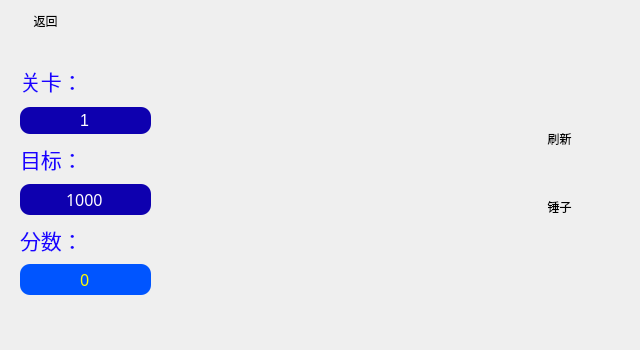
<?xml version="1.0" encoding="UTF-8"?>
<ui version="4.0">
 <class>popstar</class>
 <widget class="QWidget" name="popstar">
  <property name="geometry">
   <rect>
    <x>0</x>
    <y>0</y>
    <width>640</width>
    <height>350</height>
   </rect>
  </property>
  <property name="sizePolicy">
   <sizepolicy hsizetype="Maximum" vsizetype="Preferred">
    <horstretch>0</horstretch>
    <verstretch>0</verstretch>
   </sizepolicy>
  </property>
  <property name="minimumSize">
   <size>
    <width>636</width>
    <height>350</height>
   </size>
  </property>
  <property name="maximumSize">
   <size>
    <width>640</width>
    <height>350</height>
   </size>
  </property>
  <property name="windowTitle">
   <string>PopStar</string>
  </property>
  <widget class="QPushButton" name="home_button">
   <property name="geometry">
    <rect>
     <x>20</x>
     <y>10</y>
     <width>51</width>
     <height>21</height>
    </rect>
   </property>
   <property name="styleSheet">
    <string notr="true">font: 13pt &quot;华文新魏&quot;;
border:none;</string>
   </property>
   <property name="text">
    <string>返回</string>
   </property>
  </widget>
  <widget class="QWidget" name="layoutWidget">
   <property name="geometry">
    <rect>
     <x>20</x>
     <y>60</y>
     <width>131</width>
     <height>235</height>
    </rect>
   </property>
   <layout class="QVBoxLayout" name="verticalLayout_4">
    <item>
     <layout class="QVBoxLayout" name="verticalLayout">
      <item>
       <layout class="QHBoxLayout" name="horizontalLayout">
        <item>
         <widget class="QLabel" name="label">
          <property name="font">
           <font>
            <family>华文新魏</family>
            <pointsize>16</pointsize>
            <weight>50</weight>
            <italic>false</italic>
            <bold>false</bold>
           </font>
          </property>
          <property name="styleSheet">
           <string notr="true">font: 16pt &quot;华文新魏&quot;;
color: rgb(29, 0, 255);</string>
          </property>
          <property name="text">
           <string>关卡：</string>
          </property>
         </widget>
        </item>
        <item>
         <spacer name="horizontalSpacer">
          <property name="orientation">
           <enum>Qt::Horizontal</enum>
          </property>
          <property name="sizeHint" stdset="0">
           <size>
            <width>58</width>
            <height>20</height>
           </size>
          </property>
         </spacer>
        </item>
       </layout>
      </item>
      <item>
       <widget class="QLineEdit" name="level">
        <property name="font">
         <font>
          <pointsize>12</pointsize>
          <weight>50</weight>
          <italic>false</italic>
          <bold>false</bold>
         </font>
        </property>
        <property name="styleSheet">
         <string notr="true">background-color: rgb(14, 0, 175);
border-radius: 10px;
border: none;
color: white;
font: 12pt;
padding: 3px 0px;</string>
        </property>
        <property name="text">
         <string>1</string>
        </property>
        <property name="alignment">
         <set>Qt::AlignCenter</set>
        </property>
        <property name="readOnly">
         <bool>true</bool>
        </property>
       </widget>
      </item>
     </layout>
    </item>
    <item>
     <layout class="QVBoxLayout" name="verticalLayout_2">
      <item>
       <layout class="QHBoxLayout" name="horizontalLayout_2">
        <item>
         <widget class="QLabel" name="label_4">
          <property name="font">
           <font>
            <family>华文新魏</family>
            <pointsize>16</pointsize>
            <weight>50</weight>
            <italic>false</italic>
            <bold>false</bold>
           </font>
          </property>
          <property name="styleSheet">
           <string notr="true">font: 16pt &quot;华文新魏&quot;;
color: rgb(29, 0, 255);</string>
          </property>
          <property name="text">
           <string>目标：</string>
          </property>
         </widget>
        </item>
        <item>
         <spacer name="horizontalSpacer_2">
          <property name="orientation">
           <enum>Qt::Horizontal</enum>
          </property>
          <property name="sizeHint" stdset="0">
           <size>
            <width>58</width>
            <height>20</height>
           </size>
          </property>
         </spacer>
        </item>
       </layout>
      </item>
      <item>
       <widget class="QLineEdit" name="target">
        <property name="font">
         <font>
          <family>微软雅黑</family>
          <pointsize>12</pointsize>
          <weight>50</weight>
          <italic>false</italic>
          <bold>false</bold>
         </font>
        </property>
        <property name="styleSheet">
         <string notr="true">background-color: rgb(14, 0, 175);
border-radius: 10px;
border: none;
color: white;
font: 12pt &quot;微软雅黑&quot;;
padding: 3px 0px;</string>
        </property>
        <property name="text">
         <string>1000</string>
        </property>
        <property name="alignment">
         <set>Qt::AlignCenter</set>
        </property>
        <property name="readOnly">
         <bool>true</bool>
        </property>
       </widget>
      </item>
     </layout>
    </item>
    <item>
     <layout class="QVBoxLayout" name="verticalLayout_3">
      <item>
       <layout class="QHBoxLayout" name="horizontalLayout_3">
        <item>
         <widget class="QLabel" name="label_2">
          <property name="font">
           <font>
            <family>华文新魏</family>
            <pointsize>16</pointsize>
            <weight>50</weight>
            <italic>false</italic>
            <bold>false</bold>
           </font>
          </property>
          <property name="styleSheet">
           <string notr="true">font: 16pt &quot;华文新魏&quot;;
color: rgb(29, 0, 255);</string>
          </property>
          <property name="text">
           <string>分数：</string>
          </property>
         </widget>
        </item>
        <item>
         <spacer name="horizontalSpacer_3">
          <property name="orientation">
           <enum>Qt::Horizontal</enum>
          </property>
          <property name="sizeHint" stdset="0">
           <size>
            <width>58</width>
            <height>20</height>
           </size>
          </property>
         </spacer>
        </item>
       </layout>
      </item>
      <item>
       <widget class="QLineEdit" name="score">
        <property name="font">
         <font>
          <family>微软雅黑</family>
          <pointsize>12</pointsize>
          <weight>50</weight>
          <italic>false</italic>
          <bold>false</bold>
         </font>
        </property>
        <property name="styleSheet">
         <string notr="true">background-color: rgb(0, 85, 255);
border-radius: 10px;
border: none;
color: yellow;
font: 12pt &quot;微软雅黑&quot;;
padding: 3px 0px;</string>
        </property>
        <property name="text">
         <string>0</string>
        </property>
        <property name="alignment">
         <set>Qt::AlignCenter</set>
        </property>
        <property name="readOnly">
         <bool>true</bool>
        </property>
       </widget>
      </item>
     </layout>
    </item>
   </layout>
  </widget>
  <widget class="QWidget" name="layoutWidget">
   <property name="geometry">
    <rect>
     <x>540</x>
     <y>90</y>
     <width>63</width>
     <height>166</height>
    </rect>
   </property>
   <layout class="QVBoxLayout" name="verticalLayout_5">
    <item>
     <widget class="QToolButton" name="update_button">
      <property name="cursor">
       <cursorShape>ArrowCursor</cursorShape>
      </property>
      <property name="layoutDirection">
       <enum>Qt::LeftToRight</enum>
      </property>
      <property name="autoFillBackground">
       <bool>false</bool>
      </property>
      <property name="styleSheet">
       <string notr="true">font: 12pt &quot;微软雅黑&quot;;
border: none;
padding: 3px;</string>
      </property>
      <property name="text">
       <string>刷新</string>
      </property>
      <property name="icon">
       <iconset resource="image.qrc">
        <normaloff>:/icon/refresh.png</normaloff>:/icon/refresh.png</iconset>
      </property>
      <property name="iconSize">
       <size>
        <width>36</width>
        <height>36</height>
       </size>
      </property>
      <property name="autoRepeatDelay">
       <number>300</number>
      </property>
      <property name="autoRepeatInterval">
       <number>100</number>
      </property>
      <property name="toolButtonStyle">
       <enum>Qt::ToolButtonTextUnderIcon</enum>
      </property>
     </widget>
    </item>
    <item>
     <widget class="QToolButton" name="hammer_buton">
      <property name="cursor">
       <cursorShape>ArrowCursor</cursorShape>
      </property>
      <property name="layoutDirection">
       <enum>Qt::LeftToRight</enum>
      </property>
      <property name="autoFillBackground">
       <bool>false</bool>
      </property>
      <property name="styleSheet">
       <string notr="true">font: 12pt &quot;微软雅黑&quot;;
border: none;
padding: 3px;</string>
      </property>
      <property name="text">
       <string>锤子</string>
      </property>
      <property name="icon">
       <iconset resource="image.qrc">
        <normaloff>:/icon/hammer.png</normaloff>:/icon/hammer.png</iconset>
      </property>
      <property name="iconSize">
       <size>
        <width>33</width>
        <height>33</height>
       </size>
      </property>
      <property name="autoRepeatDelay">
       <number>300</number>
      </property>
      <property name="autoRepeatInterval">
       <number>100</number>
      </property>
      <property name="toolButtonStyle">
       <enum>Qt::ToolButtonTextUnderIcon</enum>
      </property>
     </widget>
    </item>
   </layout>
  </widget>
 </widget>
 <resources>
  <include location="image.qrc"/>
 </resources>
 <connections/>
</ui>
